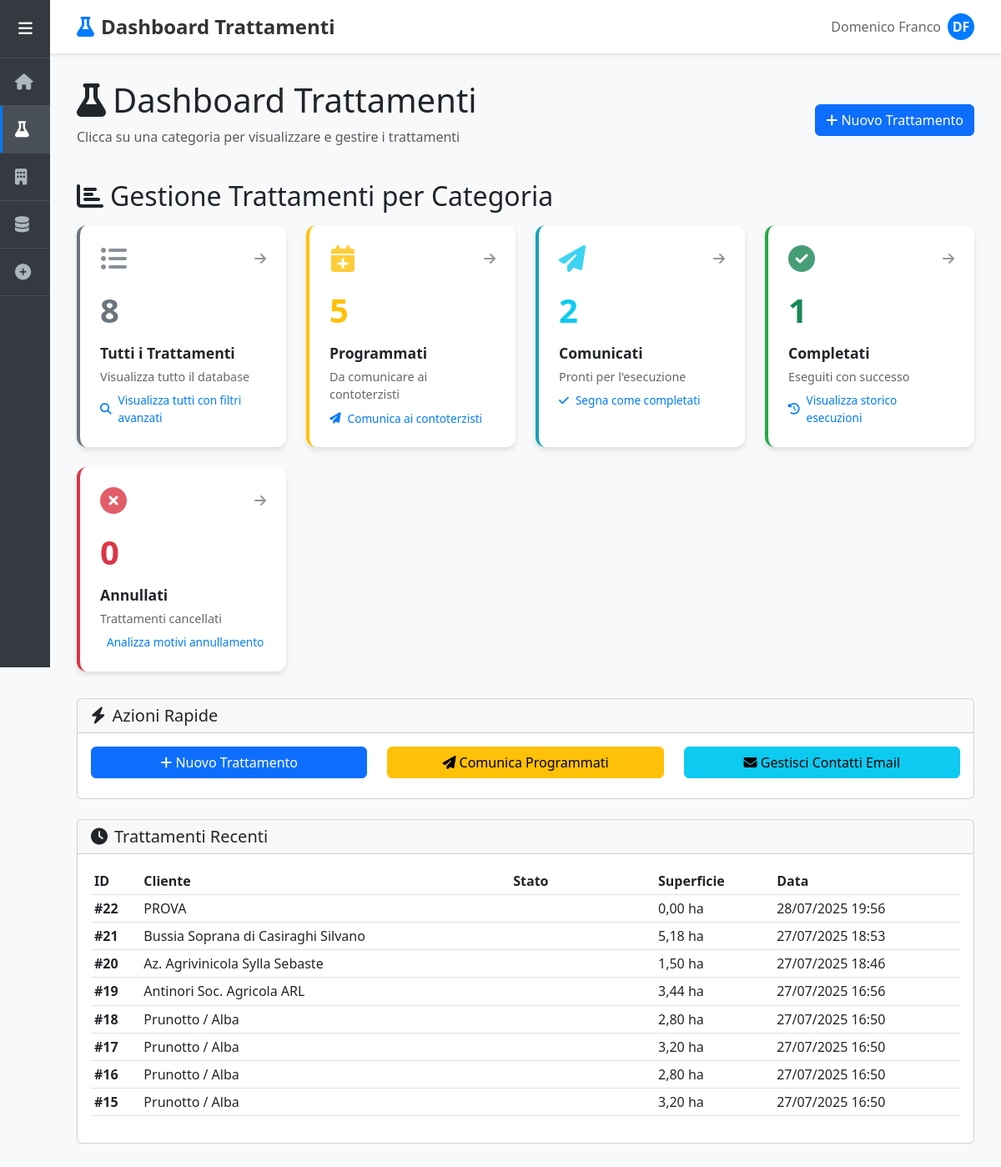
The app's page /trattamenti/, older data.
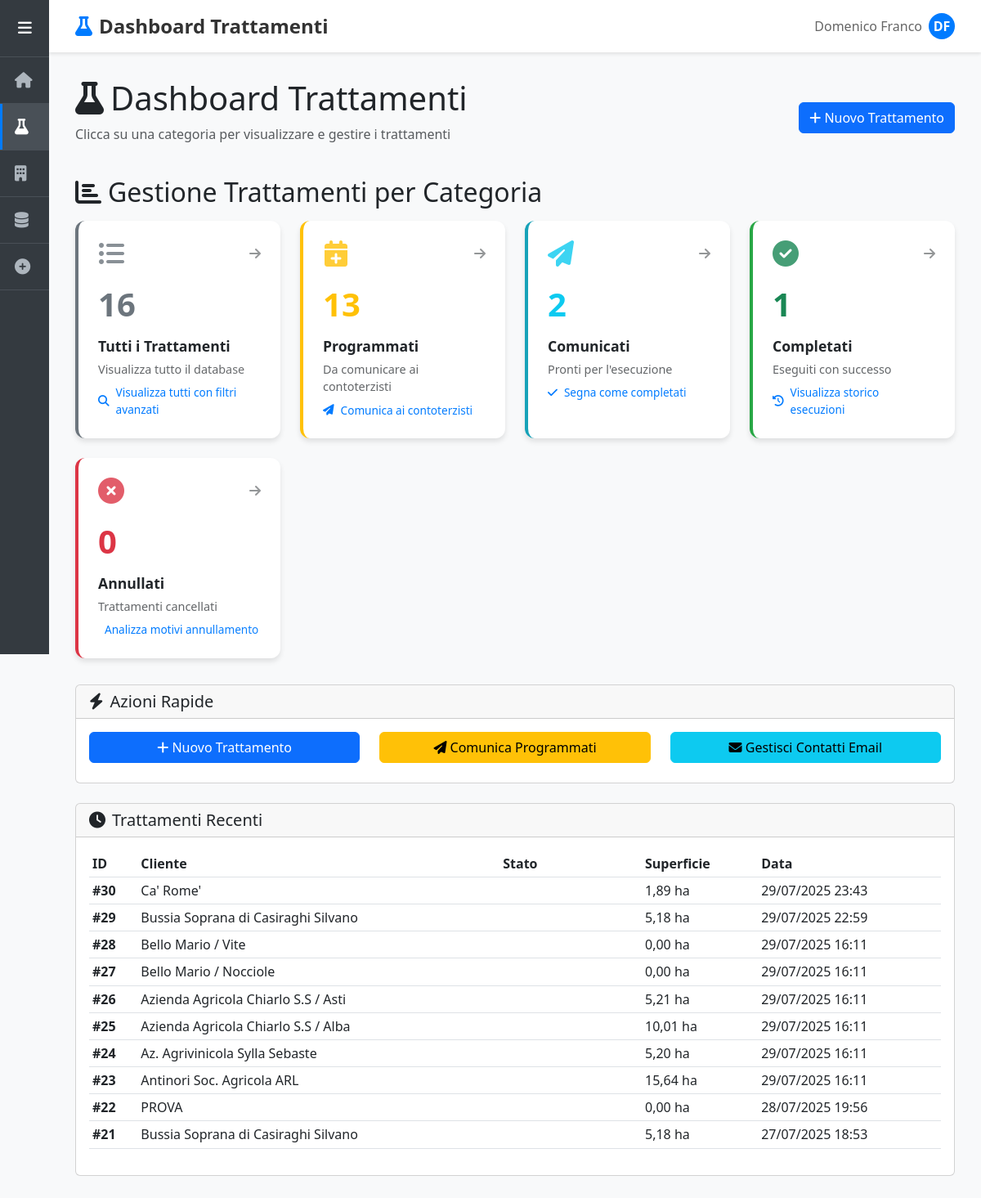
The same page, newer data.
### domenico/models.py (models this page shows, shortened)
class Trattamento(models.Model):
    STATI_CHOICES = [
        ('programmato', 'Programmato'),
        ('comunicato', 'Comunicato'),
        ('completato', 'Completato'),
        ('annullato', 'Annullato'),
    ]
    cliente = models.ForeignKey(Cliente, on_delete=models.CASCADE, related_name='trattamenti')
    cascina = models.ForeignKey(Cascina, on_delete=models.CASCADE, null=True, blank=True, related_name='trattamenti')
    terreni = models.ManyToManyField(Terreno, blank=True, related_name='trattamenti')
    LIVELLI_APPLICAZIONE = [
        ('cliente', 'Intera Azienda'),
        ('cascina', 'Cascina'),
        ('terreno', 'Terreni Selezionati'),
    ]
    livello_applicazione = models.CharField(
        max_length=20,
        choices=LIVELLI_APPLICAZIONE,
        default='cliente',
        help_text="Specifica il livello di applicazione del trattamento"
    )
    data_inserimento = models.DateTimeField(auto_now_add=True)
    data_comunicazione = models.DateTimeField(null=True, blank=True)
    data_esecuzione_prevista = models.DateField(null=True, blank=True)
    data_esecuzione_effettiva = models.DateField(null=True, blank=True)
    stato = models.CharField(
        max_length=20,
        choices=STATI_CHOICES,
        default='programmato',
        help_text="Stato attuale del trattamento"
    )
    note = models.TextField(blank=True, help_text="Note aggiuntive per il trattamento")
    class Meta:
        ordering = ['-data_inserimento']
        verbose_name = 'Trattamento'
        verbose_name_plural = 'Trattamenti'
    def get_superficie_interessata(self):
        from decimal import Decimal
        try:
            if self.livello_applicazione == 'cliente':
                superficie = self.cliente.get_superficie_totale()
            elif self.livello_applicazione == 'cascina' and self.cascina:
                superficie = self.cascina.get_superficie_totale()
            elif self.livello_applicazione == 'terreno':
                superficie = sum(terreno.superficie for terreno in self.terreni.all())
            else:
                superficie = 0
            return Decimal(str(superficie)) if superficie else Decimal('0')
        except Exception as e:
            print(f"Errore calcolo superficie trattamento {self.id}: {e}")
            return Decimal('0')

class Cliente(models.Model):
    nome = models.CharField(max_length=200)
    creato_il = models.DateTimeField(auto_now_add=True)
    def get_superficie_totale(self):
        from decimal import Decimal
        try:
            superficie = sum(cascina.get_superficie_totale() for cascina in self.cascine.all())
            return Decimal(str(superficie))
        except Exception:
            return Decimal('0')

class Cascina(models.Model):
    nome = models.CharField(max_length=200)
    cliente = models.ForeignKey(Cliente, on_delete=models.CASCADE, related_name='cascine')
    contoterzista = models.ForeignKey(
        Contoterzista,
        on_delete=models.SET_NULL,
        null=True,
        blank=True,
        related_name='cascine',
        help_text="Contoterzista responsabile per questa cascina (opzionale)"
    )
    def get_superficie_totale(self):
        from decimal import Decimal
        try:
            superficie = sum(terreno.superficie for terreno in self.terreni.all())
            return Decimal(str(superficie))
        except Exception:
            return Decimal('0')

class Terreno(models.Model):
    nome = models.CharField(max_length=200)
    cascina = models.ForeignKey(Cascina, on_delete=models.CASCADE, related_name='terreni')
    superficie = models.DecimalField(
        max_digits=10,
        decimal_places=2,
        validators=[MinValueValidator(0.01)],
        help_text="Superficie in ettari"
    )
    class Meta:
        verbose_name = "Terreno"
        verbose_name_plural = "Terreni"

### domenico/views.py (the view)
# urls.py: path('trattamenti/', views.trattamenti, name='trattamenti'),
def trattamenti(request):
    view_type = request.GET.get('view', 'dashboard')
    if view_type == 'dashboard':
        return trattamenti_dashboard(request)
    else:
        return trattamenti_table(request, view_type)

### domenico/views.py (called while the page is built)
def trattamenti_dashboard(request):
    from django.db.models import Count
    stats = {
        'totali': Trattamento.objects.count(),
        'programmati': Trattamento.objects.filter(stato='programmato').count(),
        'comunicati': Trattamento.objects.filter(stato='comunicato').count(),
        'completati': Trattamento.objects.filter(stato='completato').count(),
        'annullati': Trattamento.objects.filter(stato='annullato').count(),
    }
    trattamenti_recenti = Trattamento.objects.select_related(
        'cliente', 'cascina', 'cascina__contoterzista'
    ).prefetch_related('terreni')[:10]
    context = {
        'stats': stats,
        'trattamenti_recenti': trattamenti_recenti,
    }
    return render(request, 'trattamenti.html', context)

### domenico/templates/trattamenti.html (shortened to what the changed rows need)
{% extends 'base.html' %}
{% block page_title %}Dashboard Trattamenti{% endblock %}
{% block page_icon %}<i class="fas fa-flask"></i>{% endblock %}
{% block content %}
<div class="d-flex justify-content-between align-items-center mb-4">
    <div>
        <h1><i class="fas fa-flask me-2"></i>Dashboard Trattamenti</h1>
    </div>
</div>
<div class="stats-overview">
    <h2 class="mb-3">
        <i class="fas fa-chart-bar me-2"></i>Gestione Trattamenti per Categoria
    </h2>
    <div class="stats-grid">
        <a href="?view=tutti" class="stat-card totali">
            <div class="stat-icon">
                <i class="fas fa-list-ul text-secondary"></i>
                <i class="fas fa-arrow-right nav-indicator"></i>
            </div>
            <div class="stat-number text-secondary">{{ stats.totali }}</div>
            <div class="stat-label">Tutti i Trattamenti</div>
            <div class="stat-sublabel">Visualizza tutto il database</div>
            <div class="stat-action">
                <i class="fas fa-search"></i>
                Visualizza tutti con filtri avanzati
            </div>
        </a>
        <a href="?view=programmati" class="stat-card programmati">
            <div class="stat-icon">
                <i class="fas fa-calendar-plus text-warning"></i>
                <i class="fas fa-arrow-right nav-indicator"></i>
            </div>
            <div class="stat-number text-warning">{{ stats.programmati }}</div>
            <div class="stat-label">Programmati</div>
            <div class="stat-sublabel">Da comunicare ai contoterzisti</div>
            <div class="stat-action">
                <i class="fas fa-paper-plane"></i>
                Comunica ai contoterzisti
            </div>
        </a>
    </div>
</div>
{% if trattamenti_recenti %}
<div class="recent-treatments mt-4">
    <div class="card">
        <div class="card-body">
            <div class="table-responsive">
                <table class="table table-sm">
                    <thead>
                        <tr>
                            <th>ID</th>
                            <th>Cliente</th>
                            <th>Stato</th>
                            <th>Superficie</th>
                            <th>Data</th>
                        </tr>
                    </thead>
                    <tbody>
                        {% for trattamento in trattamenti_recenti %}
                        <tr>
                            <td><strong>#{{ trattamento.id }}</strong></td>
                            <td>{{ trattamento.cliente.nome }}</td>
                            <td>
                                <span class="badge bg-{{ trattamento.stato }}">
                                </span>
                            </td>
                            <td>{{ trattamento.get_superficie_interessata|floatformat:2 }} ha</td>
                            <td>{{ trattamento.data_inserimento|date:"d/m/Y H:i" }}</td>
                        </tr>
                        {% endfor %}
                    </tbody>
                </table>
            </div>
        </div>
    </div>
</div>
{% endif %}
{% endblock %}

Row changes from the older to the newer data that the page shows:
no longer on this page (row unchanged): Trattamento: id "20", cliente.nome "Az. Agrivinicola Sylla Sebaste", get_superficie_interessata "1,50", data_inserimento "27/07/2025 18:46"
no longer on this page (row unchanged): Trattamento: id "19", cliente.nome "Antinori Soc. Agricola ARL", get_superficie_interessata "3,44", data_inserimento "27/07/2025 16:56"
no longer on this page (row unchanged): Trattamento: id "18", cliente.nome "Prunotto / Alba", get_superficie_interessata "2,80", data_inserimento "27/07/2025 16:50"
no longer on this page (row unchanged): Trattamento: id "17", cliente.nome "Prunotto / Alba", get_superficie_interessata "3,20", data_inserimento "27/07/2025 16:50"
no longer on this page (row unchanged): Trattamento: id "16", cliente.nome "Prunotto / Alba", get_superficie_interessata "2,80", data_inserimento "27/07/2025 16:50"
no longer on this page (row unchanged): Trattamento: id "15", cliente.nome "Prunotto / Alba", get_superficie_interessata "3,20", data_inserimento "27/07/2025 16:50"
added Trattamento: id "30", cliente.nome "Ca' Rome'", get_superficie_interessata "1,89", data_inserimento "29/07/2025 23:43"
added Trattamento: id "29", cliente.nome "Bussia Soprana di Casiraghi Silvano", get_superficie_interessata "5,18", data_inserimento "29/07/2025 22:59"
added Trattamento: id "28", cliente.nome "Bello Mario / Vite", get_superficie_interessata "0,00", data_inserimento "29/07/2025 16:11"
added Trattamento: id "27", cliente.nome "Bello Mario / Nocciole", get_superficie_interessata "0,00", data_inserimento "29/07/2025 16:11"
added Trattamento: id "26", cliente.nome "Azienda Agricola Chiarlo S.S / Asti", get_superficie_interessata "5,21", data_inserimento "29/07/2025 16:11"
added Trattamento: id "25", cliente.nome "Azienda Agricola Chiarlo S.S / Alba", get_superficie_interessata "10,01", data_inserimento "29/07/2025 16:11"
added Trattamento: id "24", cliente.nome "Az. Agrivinicola Sylla Sebaste", get_superficie_interessata "5,20", data_inserimento "29/07/2025 16:11"
added Trattamento: id "23", cliente.nome "Antinori Soc. Agricola ARL", get_superficie_interessata "15,64", data_inserimento "29/07/2025 16:11"
Text that changed along with them:
{{ stats.totali }}: "8" → "16"
{{ stats.programmati }}: "5" → "13"
